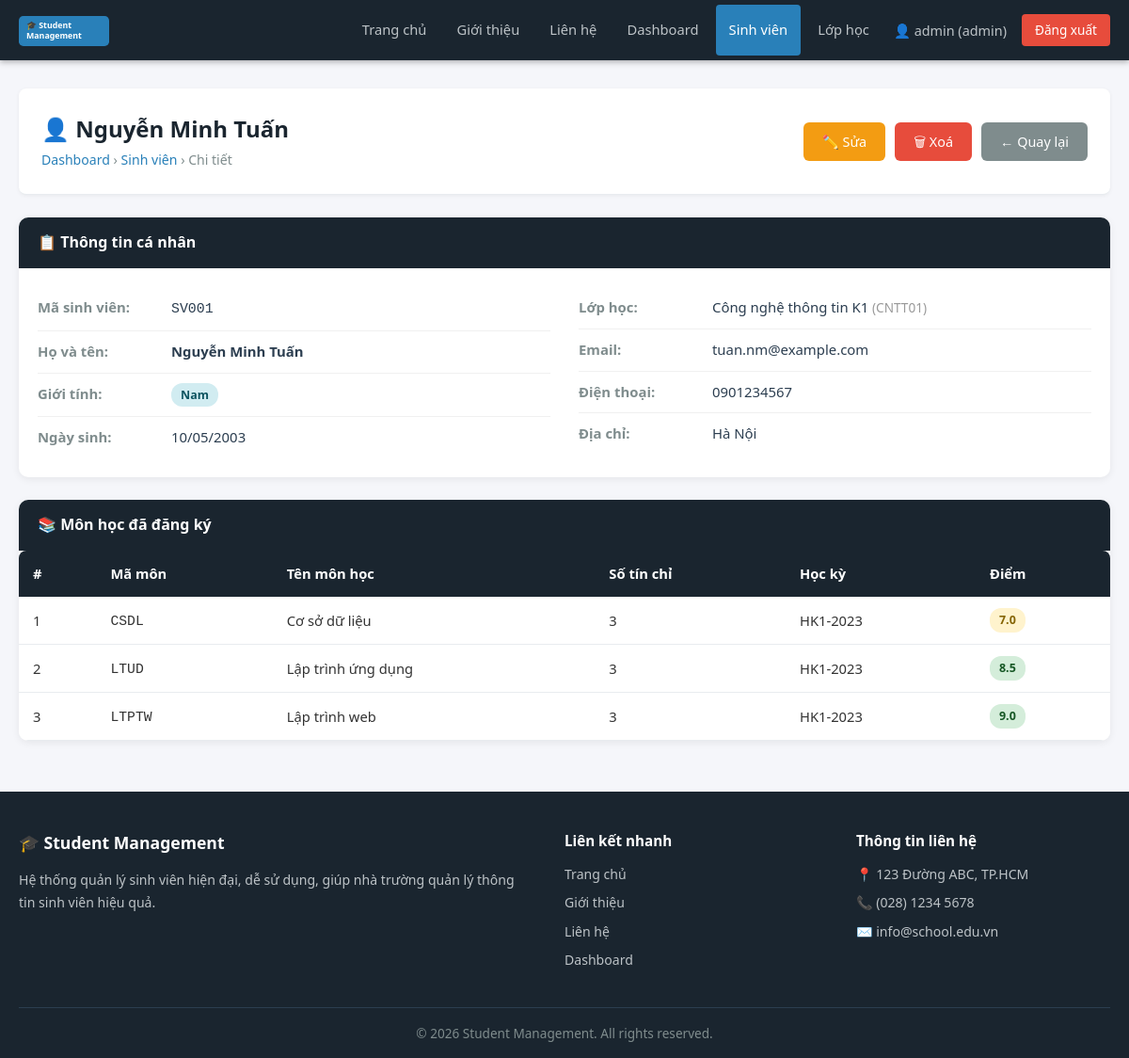
Page /students/view.php?id=1 (signed in) on the committed database.
### tables this page shows
CREATE TABLE students (
    id INT AUTO_INCREMENT PRIMARY KEY,
    student_code VARCHAR(20) NOT NULL UNIQUE,
    full_name VARCHAR(100) NOT NULL,
    email VARCHAR(100) UNIQUE,
    phone VARCHAR(15),
    gender ENUM('Nam', 'Nữ', 'Khác') DEFAULT 'Nam',
    birthday DATE,
    address TEXT,
    class_id INT,
    created_at DATETIME DEFAULT CURRENT_TIMESTAMP,
    CONSTRAINT fk_students_class FOREIGN KEY (class_id) REFERENCES classes(id) ON DELETE SET NULL ON UPDATE CASCADE
);

CREATE TABLE classes (
    id INT AUTO_INCREMENT PRIMARY KEY,
    class_code VARCHAR(20) NOT NULL UNIQUE,
    class_name VARCHAR(100) NOT NULL,
    teacher_id INT DEFAULT NULL,
    teacher VARCHAR(100),
    description TEXT,
    created_at DATETIME DEFAULT CURRENT_TIMESTAMP,
    CONSTRAINT fk_classes_teacher FOREIGN KEY (teacher_id) REFERENCES users(id) ON DELETE SET NULL ON UPDATE CASCADE
);

CREATE TABLE enrollments (
    id INT AUTO_INCREMENT PRIMARY KEY,
    student_id INT NOT NULL,
    subject_id INT NOT NULL,
    semester VARCHAR(20) NOT NULL,
    grade DECIMAL(4,2) DEFAULT NULL,
    created_at DATETIME DEFAULT CURRENT_TIMESTAMP,
    UNIQUE KEY uq_enrollment (student_id, subject_id, semester),
    CONSTRAINT fk_enroll_student FOREIGN KEY (student_id) REFERENCES students(id) ON DELETE CASCADE ON UPDATE CASCADE,
    CONSTRAINT fk_enroll_subject FOREIGN KEY (subject_id) REFERENCES subjects(id) ON DELETE CASCADE ON UPDATE CASCADE
);

CREATE TABLE subjects (
    id INT AUTO_INCREMENT PRIMARY KEY,
    subject_code VARCHAR(20) NOT NULL UNIQUE,
    subject_name VARCHAR(100) NOT NULL,
    credits TINYINT UNSIGNED NOT NULL DEFAULT 3,
    description TEXT,
    created_at DATETIME DEFAULT CURRENT_TIMESTAMP
);

### config/config.php (called while the page is built, shortened)
<?php
function isLoggedIn() {
    return isset($_SESSION['user_id']);
}
require_once __DIR__ . '/../auth/check_role.php';

### auth/check_role.php (called while the page is built, shortened)
<?php
function hasRole($role) {
    return isLoggedIn() && $_SESSION['role'] === $role;
}

### students/view.php (the view, shortened to what this page needs)
<?php
require_once '../config/config.php';
$isAdmin = hasRole('admin');
$id = intval($_GET['id'] ?? 0);
$stmt = $conn->prepare(
    "SELECT s.*, c.class_name, c.class_code, c.teacher_id
     FROM students s
     LEFT JOIN classes c ON s.class_id = c.id
     WHERE s.id = ?"
);
$stmt->bind_param('i', $id);
$stmt->execute();
$student = $stmt->get_result()->fetch_assoc();
$enrollments = $conn->prepare(
    "SELECT e.semester, e.grade, sub.subject_code, sub.subject_name, sub.credits
     FROM enrollments e
     JOIN subjects sub ON e.subject_id = sub.id
     WHERE e.student_id = ?
     ORDER BY e.semester DESC, sub.subject_name"
);
$enrollments->bind_param('i', $id);
$enrollments->execute();
$enrollResult = $enrollments->get_result();
include '../includes/header.php';
include '../includes/navbar.php';
?>
<div class="main-content">
    <div class="page-header">
        <div>
            <h1>👤 <?php echo htmlspecialchars($student['full_name'], ENT_QUOTES, 'UTF-8'); ?></h1>
            <span class="breadcrumb">
                <a href="<?php echo SITE_URL; ?>/dashboard.php">Dashboard</a> &rsaquo;
                <a href="<?php echo SITE_URL; ?>/students/index.php">Sinh viên</a> &rsaquo;
                Chi tiết
            </span>
        </div>
        <div style="display:flex;gap:10px;">
            <?php if ($isAdmin): ?>
            <a href="edit.php?id=<?php echo $id; ?>" class="btn btn-warning">✏️ Sửa</a>
            <a href="delete.php?id=<?php echo $id; ?>"
               class="btn btn-danger confirm-delete"
               data-name="<?php echo htmlspecialchars($student['full_name'], ENT_QUOTES, 'UTF-8'); ?>">🗑 Xoá</a>
            <?php endif; ?>
            <a href="index.php" class="btn btn-secondary">← Quay lại</a>
        </div>
    </div>
    <div class="card">
        <div class="card-header">📋 Thông tin cá nhân</div>
        <div class="card-body">
            <div class="student-detail-grid">
                <div>
                    <div class="detail-row">
                        <span class="detail-label">Mã sinh viên:</span>
                        <span class="detail-value"><code><?php echo htmlspecialchars($student['student_code'], ENT_QUOTES, 'UTF-8'); ?></code></span>
                    </div>
                    <div class="detail-row">
                        <span class="detail-label">Họ và tên:</span>
                        <span class="detail-value"><strong><?php echo htmlspecialchars($student['full_name'], ENT_QUOTES, 'UTF-8'); ?></strong></span>
                    </div>
                    <div class="detail-row">
                        <span class="detail-label">Giới tính:</span>
                        <span class="detail-value">
                            <?php if ($student['gender'] === 'Nam'): ?>
                                <span class="badge badge-info">Nam</span>
                            <?php elseif ($student['gender'] === 'Nữ'): ?>
                                <span class="badge badge-warning">Nữ</span>
                            <?php else: ?>
                                <span class="badge badge-primary"><?php echo htmlspecialchars($student['gender'] ?? '', ENT_QUOTES, 'UTF-8'); ?></span>
                            <?php endif; ?>
                        </span>
                    </div>
                    <div class="detail-row">
                        <span class="detail-label">Ngày sinh:</span>
                        <span class="detail-value">
                            <?php echo $student['birthday'] ? date('d/m/Y', strtotime($student['birthday'])) : '—'; ?>
                        </span>
                    </div>
                </div>
                <div>
                    <div class="detail-row">
                        <span class="detail-label">Lớp học:</span>
                        <span class="detail-value">
                            <?php if ($student['class_name']): ?>
                                <?php echo htmlspecialchars($student['class_name'], ENT_QUOTES, 'UTF-8'); ?>
                                <span style="color:#999;font-size:0.85rem;">(<?php echo htmlspecialchars($student['class_code'], ENT_QUOTES, 'UTF-8'); ?>)</span>
                            <?php else: ?>
                                <span style="color:#999;">Chưa xếp lớp</span>
                            <?php endif; ?>
                        </span>
                    </div>
                    <div class="detail-row">
                        <span class="detail-label">Email:</span>
                        <span class="detail-value"><?php echo htmlspecialchars($student['email'] ?? '—', ENT_QUOTES, 'UTF-8'); ?></span>
                    </div>
                    <div class="detail-row">
                        <span class="detail-label">Điện thoại:</span>
                        <span class="detail-value"><?php echo htmlspecialchars($student['phone'] ?? '—', ENT_QUOTES, 'UTF-8'); ?></span>
                    </div>
                    <div class="detail-row">
                        <span class="detail-label">Địa chỉ:</span>
                        <span class="detail-value"><?php echo htmlspecialchars($student['address'] ?? '—', ENT_QUOTES, 'UTF-8'); ?></span>
                    </div>
                </div>
            </div>
        </div>
    </div>
    <div class="card">
        <div class="card-header">📚 Môn học đã đăng ký</div>
        <div class="card-body" style="padding:0">
            <div class="table-responsive">
                <table>
                    <thead>
                        <tr>
                            <th>#</th>
                            <th>Mã môn</th>
                            <th>Tên môn học</th>
                            <th>Số tín chỉ</th>
                            <th>Học kỳ</th>
                            <th>Điểm</th>
                        </tr>
                    </thead>
                    <tbody>
                        <?php if ($enrollResult->num_rows > 0): ?>
                            <?php $i = 1; while ($row = $enrollResult->fetch_assoc()): ?>
                            <tr>
                                <td><?php echo $i++; ?></td>
                                <td><code><?php echo htmlspecialchars($row['subject_code'], ENT_QUOTES, 'UTF-8'); ?></code></td>
                                <td><?php echo htmlspecialchars($row['subject_name'], ENT_QUOTES, 'UTF-8'); ?></td>
                                <td><?php echo $row['credits']; ?></td>
                                <td><?php echo htmlspecialchars($row['semester'], ENT_QUOTES, 'UTF-8'); ?></td>
                                <td>
                                    <?php if ($row['grade'] !== null): ?>
                                        <?php
                                            $grade = floatval($row['grade']);
                                            $cls   = ($grade >= 8) ? 'badge-success' : (($grade >= 5) ? 'badge-warning' : 'badge-danger');
                                        ?>
                                        <span class="badge <?php echo $cls; ?>"><?php echo number_format($grade, 1); ?></span>
                                    <?php else: ?>
                                        <span style="color:#999;">Chưa có</span>
                                    <?php endif; ?>
                                </td>
                            </tr>
                            <?php endwhile; ?>
                        <?php endif; ?>
                    </tbody>
                </table>
            </div>
        </div>
    </div>
</div>
<?php include '../includes/footer.php'; ?>

### css/base.css (style rules this page uses)
:root { --color-primary: #2980b9; --color-dark: #1a252f; --color-secondary: #7f8c8d; --color-danger: #e74c3c; --color-success: #27ae60; --color-warning: #f39c12; --color-bg: #f5f6fa; --color-border: #e8ecef; --color-text: #333; --color-text-light: #2c3e50; --color-white: #fff; --radius: 6px; --radius-lg: 10px; --shadow: 0 2px 8px rgba(0,0,0,0.07); }
*, *::before, *::after { box-sizing: border-box; margin: 0; padding: 0; }
html { scroll-behavior: smooth; }
a { color: var(--color-primary); text-decoration: none; }
body { font-family: 'Segoe UI', Tahoma, Geneva, Verdana, sans-serif; font-size: 16px; line-height: 1.6; color: var(--color-text); background-color: var(--color-bg); display: flex; flex-direction: column; min-height: 100vh; }
.main-content { flex: 1; padding: 30px 20px; max-width: 1200px; margin: 0 auto; width: 100%; }
.btn { display: inline-block; padding: 9px 20px; border: none; border-radius: var(--radius); cursor: pointer; font-size: 0.9rem; font-weight: 500; text-align: center; transition: background 0.2s, transform 0.1s; text-decoration: none; }
.btn-warning { background: var(--color-warning); color: var(--color-white); }
.btn-danger { background: var(--color-danger); color: var(--color-white); }
.btn-secondary { background: var(--color-secondary); color: var(--color-white); }
.badge { display: inline-block; padding: 3px 10px; border-radius: 12px; font-size: 0.78rem; font-weight: 600; }
.badge-success { background: #d4edda; color: #155724; }
.badge-warning { background: #fff3cd; color: #856404; }
.badge-info { background: #d1ecf1; color: #0c5460; }

### css/style.css (style rules this page uses)
.page-header { background: var(--color-white); border-bottom: 1px solid var(--color-border); padding: 24px; margin-bottom: 24px; border-radius: 8px; display: flex; align-items: center; justify-content: space-between; flex-wrap: wrap; gap: 12px; box-shadow: 0 1px 4px rgba(0,0,0,0.06); }
.page-header h1 { font-size: 1.5rem; color: var(--color-dark); }
.page-header .breadcrumb { color: var(--color-secondary); font-size: 0.88rem; }
.page-header .breadcrumb a { color: var(--color-primary); }
.card { background: var(--color-white); border-radius: var(--radius-lg); box-shadow: var(--shadow); overflow: hidden; margin-bottom: 24px; }
.card-header { background: var(--color-dark); color: var(--color-white); padding: 14px 20px; font-weight: 600; font-size: 1rem; display: flex; align-items: center; justify-content: space-between; }
.card-body { padding: 20px; }
.table-responsive { overflow-x: auto; border-radius: 8px; }
table { width: 100%; border-collapse: collapse; font-size: 0.92rem; background: var(--color-white); }
thead tr { background: var(--color-dark); color: var(--color-white); }
thead th { padding: 13px 15px; text-align: left; font-weight: 600; white-space: nowrap; }
tbody tr { border-bottom: 1px solid var(--color-border); transition: background 0.15s; }
tbody td { padding: 12px 15px; vertical-align: middle; }
.student-detail-grid { display: grid; grid-template-columns: 1fr 1fr; gap: 30px; }
.detail-row { display: flex; gap: 12px; padding: 10px 0; border-bottom: 1px solid #f0f0f0; font-size: 0.93rem; }
.detail-row:last-child { border-bottom: none; }
.detail-label { font-weight: 600; color: var(--color-secondary); min-width: 130px; flex-shrink: 0; }
.detail-value { color: var(--color-text-light); }

### rows in the picture
students: full_name "Nguyễn Minh Tuấn", student_code "SV001", birthday "10/05/2003", class.class_name "Công nghệ thông tin K1", class.class_code "CNTT01", email "tuan.nm@example.com", phone "0901234567", address "Hà Nội"
enrollments: subject.subject_code "CSDL", subject.subject_name "Cơ sở dữ liệu", subject.credits "3", semester "HK1-2023", grade "7.0"
enrollments: subject.subject_code "LTUD", subject.subject_name "Lập trình ứng dụng", subject.credits "3", semester "HK1-2023", grade "8.5"
enrollments: subject.subject_code "LTPTW", subject.subject_name "Lập trình web", subject.credits "3", semester "HK1-2023", grade "9.0"

### other values in the picture
$_SESSION['username'] "admin"
$_SESSION['role'] "admin"
SITE_NAME "Student Management"
